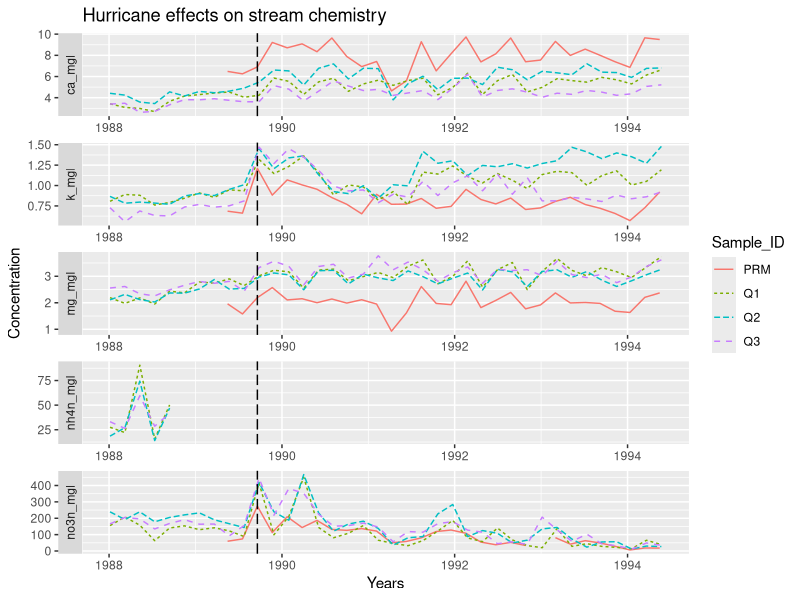

R code for this plot:
## ---- chunk 1
#| output: false
library(tidyverse)
Final_Data <- read_csv("../output/clean_data.csv")
## ---- chunk 2
#| echo: false
#| warning: false
ggplot(
  data = Final_Data,
  mapping = aes(
    x = window_start,
    y = Concentration,
    linetype = Sample_ID,
    color = Sample_ID
  )
) + 
  geom_line() +
  facet_wrap("Ion", scales = "free", ncol = 1, strip.position = "left") +
  labs(title = "Hurricane effects on stream chemistry", x = "Years") +
  geom_vline(xintercept = 7201, linetype = "longdash")
